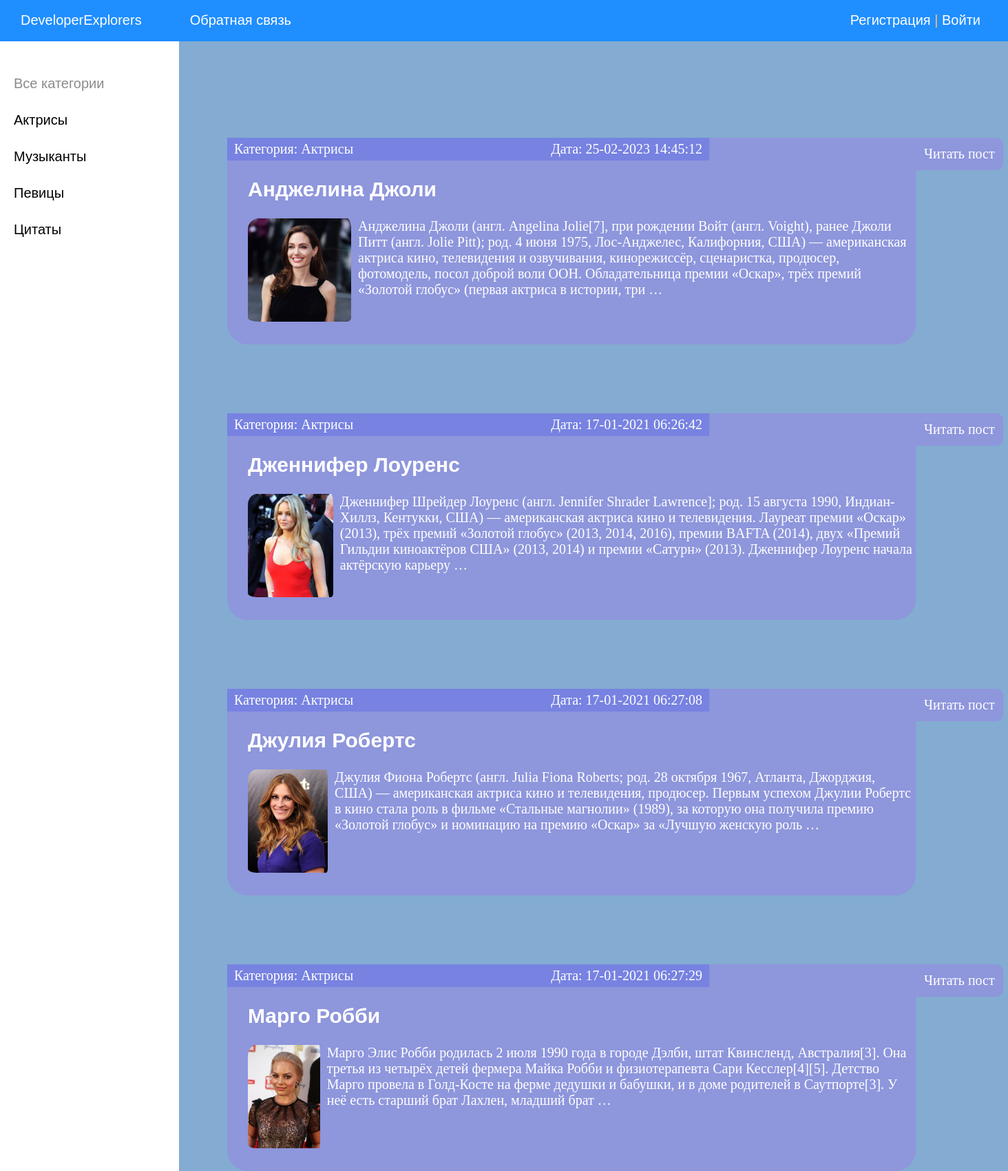
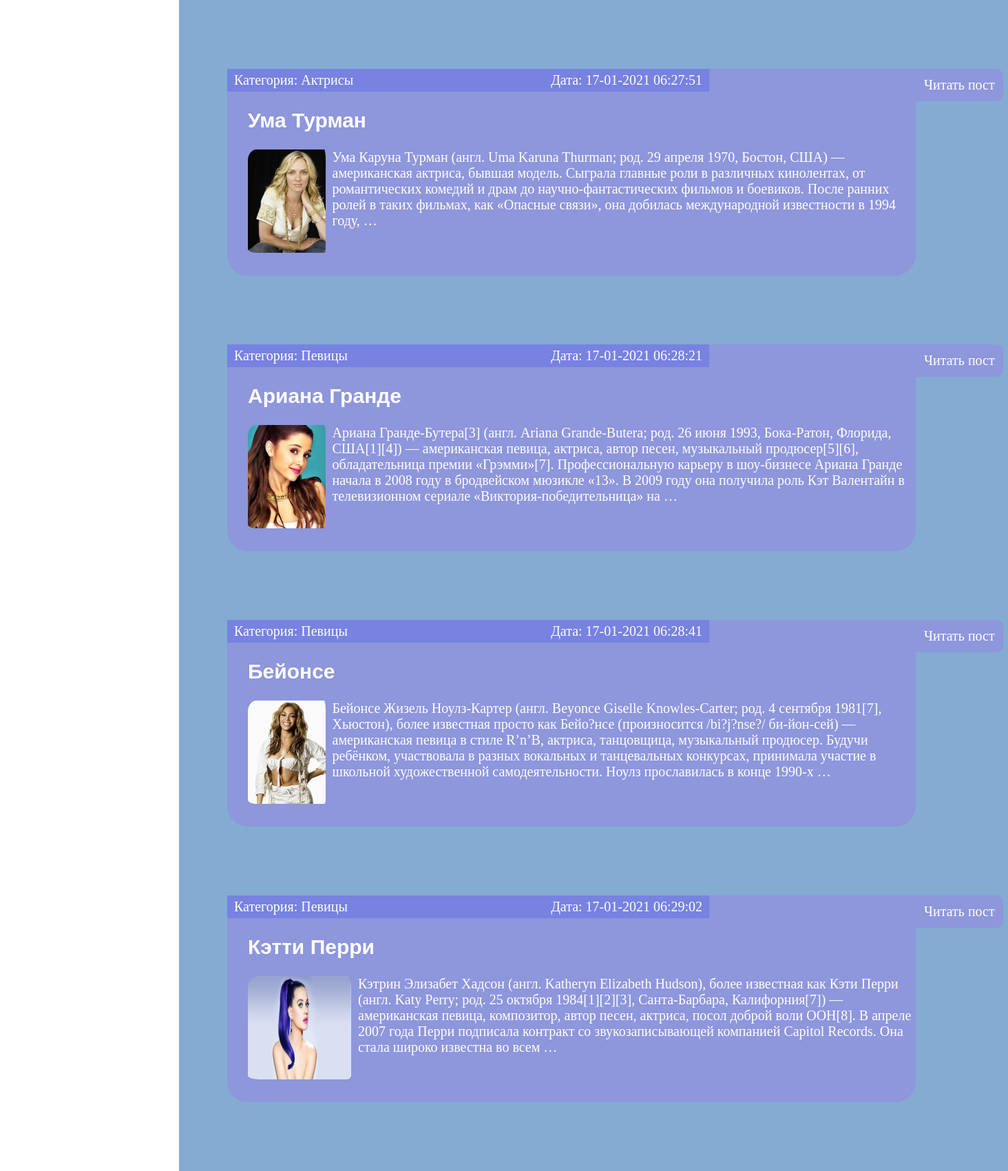
The page / (upper part) on the database its author committed (2 pictures, top to bottom).
### women/models.py (models this page shows, shortened)
class Category(models.Model):
    name = models.CharField(max_length=100, db_index=True, verbose_name="Категория")
    slug = models.SlugField(max_length=255, unique=True, db_index=True, verbose_name="URL")
    def __str__(self):
        return self.name
    def get_absolute_url(self):
        return reverse('category', kwargs={'cat_slug': self.slug})
    class Meta:
        verbose_name = 'Категория'
        verbose_name_plural = 'Категории'
        ordering = ['id']

class Women(models.Model):
    title = models.CharField(max_length=255, verbose_name="Заголовок")
    slug = models.SlugField(max_length=255, unique=True, db_index=True, verbose_name="URL")
    content = models.TextField(blank=True, verbose_name="Текст статьи")
    photo = models.ImageField(upload_to="photos/%Y/%m/%d/", verbose_name="Фото")
    time_create = models.DateTimeField(auto_now_add=True, verbose_name="Время создания")
    time_update = models.DateTimeField(auto_now=True, verbose_name="Время изменения")
    is_published = models.BooleanField(default=True, verbose_name="Публикация")
    cat = models.ForeignKey('Category', on_delete=models.PROTECT, verbose_name="Категории")
    def get_absolute_url(self):
        return reverse('post', kwargs={'post_slug': self.slug})
    class Meta:
        verbose_name = 'Известные женщины'
        verbose_name_plural = 'Известные женщины'
        ordering = ['id']

### women/views.py (the view)
# urls.py: path('', WomenHome.as_view(), name='home'),
class WomenHome(DataMixin, ListView):
    model = Women
    template_name = 'women/index.html'
    context_object_name = 'posts'
    def get_context_data(self, *, object_list=None, **kwargs):
        context = super().get_context_data(**kwargs)
        c_def = self.get_user_context(title="Главная страница")
        return dict(list(context.items()) + list(c_def.items()))
    def get_queryset(self):
        return Women.objects.filter(is_published=True).select_related('cat')

### women/utils.py (called while the page is built)
    def get_user_context(self, **kwargs):
        context = kwargs
        cats = Category.objects.annotate(Count('women'))
        user_menu = menu.copy()
        if not self.request.user.is_authenticated:
            user_menu.pop(1)
        context['menu'] = user_menu
        context['cats'] = cats
        if 'cat_selected' not in context:
            context['cat_selected'] = 0
        return context

### women/templates/women/index.html (shortened to what this page needs)
{% extends 'women/base.html' %}
{% block content %}
    <ul class="list-articles">
        {% for p in posts %}
            <div class="artist">
                <p class="link-read-post"><a href="{{ p.get_absolute_url }}">Читать пост</a></p>
                <div class="article-panel">
                    <p class="first" style="color: white">Категория: {{ p.cat }}</p>
                    <p class="last" style="color: white">Дата: {{ p.time_update|date:"d-m-Y H:i:s" }}</p>
                </div>
                {% if p.photo %}
                    <p>
                    <h2 class="username">{{ p.title }}</h2>
                        <img class="img-article-left thumb" src="{{ p.photo.url }}">
                    </p>
                {% endif %}
                {% autoescape on %}
                    {{ p.content|truncatewords:50 }}
                {% endautoescape %}
            </div>
        {% endfor %}
    </ul>
{% endblock %}

### women/templates/women/base.html (shortened to what this page needs)
{% load static %}
{% load women_tags %}
<!DOCTYPE html>
<html>
<head>
    <link type="text/css" href="{% static 'women/css/styles.css' %}" rel="stylesheet"/>
</head>
<body>
<table class="table-page" border=0 cellpadding="0" cellspacing="0">
    <tr>
        <td valign=top>
            {% block mainmenu %}
                <div class="header">
                    <ul id="mainmenu" class="mainmenu">
                        <li>
                            <a href="{% url 'home' %}">
                                DeveloperExplorers
                            </a>
                        </li>
                        {% for m in menu %}
                            {% if m.title != "О сайте" %}
                                <li><a href="{% url m.url_name %}">{{ m.title }}</a></li>
                            {% endif %}
                        {% endfor %}
                        {% if request.user.is_authenticated %}
                            <li class="last"> {{ user.username }} | <a href="{% url 'logout' %}">Выйти</a></li>
                            {% if user.is_superuser %}
                                <li class="last">
                                    <a href="/admin">Админ-панель</a>
                                </li>
                            {% endif %}
                        {% else %}
                            <li class="last"><a href="{% url 'register' %}" class="subject-resolve">Регистрация</a> | <a
                                    href="{% url 'login' %}">Войти</a></li>
                        {% endif %}
                    </ul>
                </div>
            {% endblock mainmenu %}
            <table class="table-content" border=0 cellpadding="0" cellspacing="0">
                <tr>
                    <td valign="top" class="left-chapters">
                        <ul id="leftchapters">
                            {% if cat_selected == 0 %}
                                <li class="selected">Все категории</li>
                            {% else %}
                                <li><a href="{% url 'home' %}">Все категории</a></li>
                            {% endif %}
                            {% for c in cats %}
                                {% if c.women__count > 0 %}
                                    {% if c.pk == cat_selected %}
                                        <li class="selected">{{ c.name }}</li>
                                    {% else %}
                                        <li><a href="{{ c.get_absolute_url }}">{{ c.name }}</a></li>
                                    {% endif %}
                                {% endif %}
                            {% endfor %}
                        </ul>
                    </td>
                    <td valign="top" class="content">
                        <div class="content-text">
                            {% block content %}
                            {% endblock %}
                        </div>
                    </td>
                </tr>
            </table>
        </td>
    </tr>
</table>
</body>
</html>

### women/static/women/css/styles.css (style rules this page uses)
html, body { font-family: 'Arial'; margin: 0; padding: 0; height: 100%; width: 100%; color: #ff8686; }
a { color: #ffffff; text-decoration: none; }
img { max-width: 600px; height: auto; }
.username { color: white; margin-left: 30px; font-family: Arial }
img.img-article-left { max-width: 300px; height: auto; float: left; padding: 0 10px 10px 0; margin-left: 30px; border-radius: 8%; }
img.img-article-left.thumb { max-width: 150px; height: 150px; border-radius: 10%; }
p.link-read-post { text-align: right; }
p.link-read-post a { padding: 12px; min-width: 100px; background: #8e96dc; color: #fff; border-radius: 0px 10px 10px 0px; text-decoration: none; position: absolute; }
div.artist { background: #8E96DC; width: 1000px; height: 300px; border-radius: 0px 0px 30px 30px; margin-top: 100px; }
div.article-panel { background: #7782e1 !important; padding: 5px 10px 5px 10px; box-sizing: border-box; overflow: hidden; width: 700px; }
p { color: white; }
div.article-panel p.first { margin: 0; float: left; }
div.article-panel p.last { margin: 0; float: right; }
ul.list-articles { list-style: none; margin: 0; padding: 0; }
.table-page { width: 100%; height: 100%; vertical-align: top; }
.table-page tr { height: 100%; }
.header { background: #1f8eff !important; height: 60px; }
ul.mainmenu { list-style: none; margin: 0; padding: 0; height: 60px; color: #fdc073; font-size: 20px; overflow: hidden; }
ul.mainmenu li { float: left; margin: 18px 40px 0 30px; }
ul.mainmenu li.last { float: right; }
ul.mainmenu li a { color: #ffffff; text-decoration: none; }
.table-content { width: 100%; min-height: 100%; height: 100%; }
.left-chapters { margin: 0; background: #eee; border-right: 1px; min-height: 100%; background: #ffffff; }
.left-chapters ul { width: 230px; min-height: 100%; margin: 0; padding: 20px 10px 10px 20px; list-style: none; font-size: 20px; }
.left-chapters ul li { margin: 30px 0 0 0; color: #999; }
.left-chapters ul li.selected { color: rgba(0, 0, 0, 0.46); }
.left-chapters ul li a { color: black; text-decoration: none; }
.content { padding: 40px 20px 20px 40px; width: 100%; box-sizing: border-box; background: #84abd1 !important; }
.content-text { margin: 60px 0 0 30px; color: #ffffff; font-size: 20px; font-family: none, serif; }

### rows shown on the page
Category: name "Актрисы"
Category: name "Музыканты"
Category: name "Певицы"
Category: name "Цитаты"
Women: cat "Актрисы", time_update "25-02-2023 14:45:12", title "Анджелина Джоли", photo (picture), content "Анджелина Джоли (англ. Angelina Jolie[7], при рождении Войт (англ. Voight), ранее Джоли Питт (англ. Jolie Pitt); род. 4 июня 1975, Лос-Анджелес, Калифорния, США) — американская актриса кино, телевидения и озвучивания, кинорежиссёр, сценаристка, продюсер, фотомодель, посол доброй воли ООН. Обладательница премии «Оскар», трёх премий «Золотой глобус» (первая актриса в истории, три …"
Women: cat "Актрисы", time_update "17-01-2021 06:26:42", title "Дженнифер Лоуренс", photo (picture), content "Дженнифер Шрейдер Лоуренс (англ. Jennifer Shrader Lawrence]; род. 15 августа 1990, Индиан-Хиллз, Кентукки, США) — американская актриса кино и телевидения. Лауреат премии «Оскар» (2013), трёх премий «Золотой глобус» (2013, 2014, 2016), премии BAFTA (2014), двух «Премий Гильдии киноактёров США» (2013, 2014) и премии «Сатурн» (2013). Дженнифер Лоуренс начала актёрскую карьеру …"
Women: cat "Актрисы", time_update "17-01-2021 06:27:08", title "Джулия Робертс", photo (picture), content "Джулия Фиона Робертс (англ. Julia Fiona Roberts; род. 28 октября 1967, Атланта, Джорджия, США) — американская актриса кино и телевидения, продюсер. Первым успехом Джулии Робертс в кино стала роль в фильме «Стальные магнолии» (1989), за которую она получила премию «Золотой глобус» и номинацию на премию «Оскар» за «Лучшую женскую роль …"
Women: cat "Актрисы", time_update "17-01-2021 06:27:29", title "Марго Робби", photo (picture), content "Марго Элис Робби родилась 2 июля 1990 года в городе Дэлби, штат Квинсленд, Австралия[3]. Она третья из четырёх детей фермера Майка Робби и физиотерапевта Сари Кесслер[4][5]. Детство Марго провела в Голд-Косте на ферме дедушки и бабушки, и в доме родителей в Саутпорте[3]. У неё есть старший брат Лахлен, младший брат …"
Women: cat "Актрисы", time_update "17-01-2021 06:27:51", title "Ума Турман", photo (picture), content "Ума Каруна Турман (англ. Uma Karuna Thurman; род. 29 апреля 1970, Бостон, США) — американская актриса, бывшая модель. Сыграла главные роли в различных кинолентах, от романтических комедий и драм до научно-фантастических фильмов и боевиков. После ранних ролей в таких фильмах, как «Опасные связи», она добилась международной известности в 1994 году, …"
Women: cat "Певицы", time_update "17-01-2021 06:28:21", title "Ариана Гранде", photo (picture), content "Ариана Гранде-Бутера[3] (англ. Ariana Grande-Butera; род. 26 июня 1993, Бока-Ратон, Флорида, США[1][4]) — американская певица, актриса, автор песен, музыкальный продюсер[5][6], обладательница премии «Грэмми»[7]. Профессиональную карьеру в шоу-бизнесе Ариана Гранде начала в 2008 году в бродвейском мюзикле «13». В 2009 году она получила роль Кэт Валентайн в телевизионном сериале «Виктория-победительница» на …"
Women: cat "Певицы", time_update "17-01-2021 06:28:41", title "Бейонсе", photo (picture), content "Бейонсе Жизель Ноулз-Картер (англ. Beyonce Giselle Knowles-Carter; род. 4 сентября 1981[7], Хьюстон), более известная просто как Бейо?нсе (произносится /bi?j?nse?/ би-йон-сей) — американская певица в стиле R’n’B, актриса, танцовщица, музыкальный продюсер. Будучи ребёнком, участвовала в разных вокальных и танцевальных конкурсах, принимала участие в школьной художественной самодеятельности. Ноулз прославилась в конце 1990-х …"
Women: cat "Певицы", time_update "17-01-2021 06:29:02", title "Кэтти Перри", photo (picture), content "Кэтрин Элизабет Хадсон (англ. Katheryn Elizabeth Hudson), более известная как Кэти Перри (англ. Katy Perry; род. 25 октября 1984[1][2][3], Санта-Барбара, Калифорния[7]) — американская певица, композитор, автор песен, актриса, посол доброй воли ООН[8]. В апреле 2007 года Перри подписала контракт со звукозаписывающей компанией Capitol Records. Она стала широко известна во всем …"

### other values the page prints
{{ m.title }} "Обратная связь"
